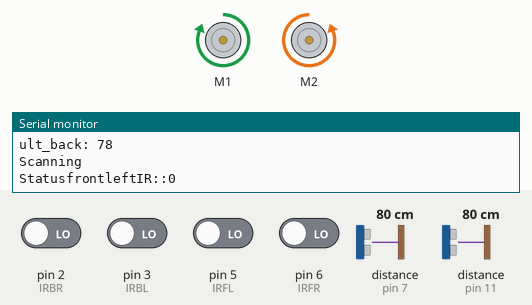
Simulated run of this sketch. Board: Arduino Uno, built with avr-gcc and run on an emulated ATmega328P. Parts: 2 × DC motor (green arrow = forward, orange = backward, longer = faster), the last lines printed to the serial monitor. Wiring (inferred from the names in the program): 2 × ultrasonic range finder: trigger pin 8, echo pin 7 / trigger pin 12, echo pin 11. The inputs (shaded band) are chosen by the test bench; at power-on: pin 2 (IRBR), pin 3 (IRBL), pin 5 (IRFL), pin 6 (IRFR) LOW, distance to the obstacle (sensors on pin 7, pin 11) 80 cm. The echo pulse lasts 58.3 µs per cm.

Above: at 1.2 s.
1.3 s: distance to the obstacle (sensor on pin 7) set to 55 cm
4.3 s: distance to the obstacle (sensor on pin 7) set to 46 cm
At 5.4 s:
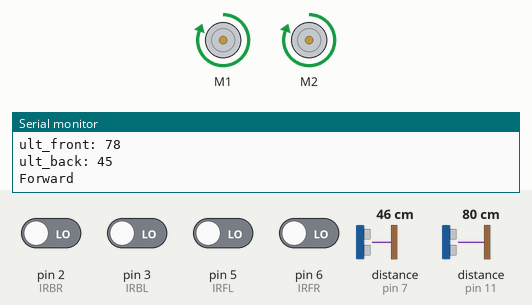
5.9 s: pin 2 (IRBR) driven HIGH
At 7.5 s:
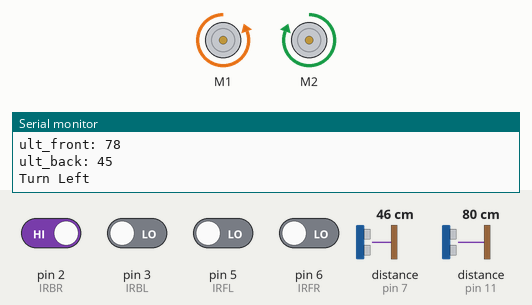
8.9 s: distance to the obstacle (sensor on pin 11) set to 50 cm
11.9 s: distance to the obstacle (sensor on pin 11) set to 44 cm
At 13.9 s:
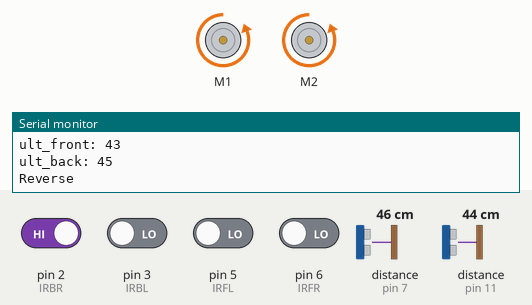
14.4 s: pin 5 (IRFL) driven HIGH
At 16.0 s:
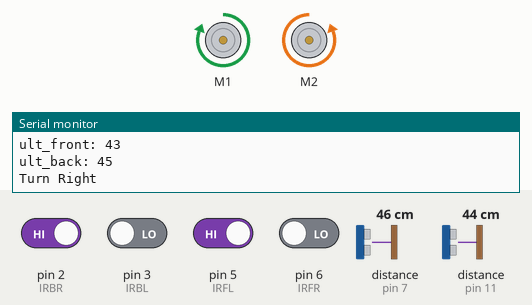
Timing chart, 0 to 18.4 s (numbered marks = the images above; inputs shaded):
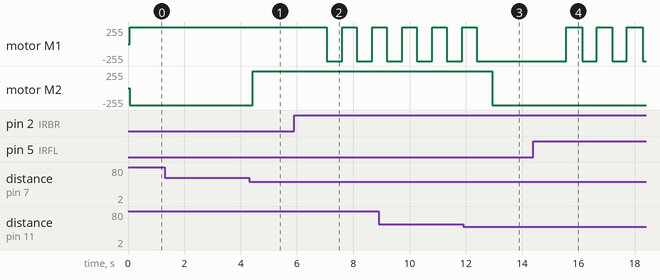

Measured:
- the behaviour switches between 51 and 50 cm on distance to the obstacle (sensor on pin 7) (found by bisection; images 0 and 1)
- the behaviour switches between 47 and 46 cm on distance to the obstacle (sensor on pin 11) (found by bisection; images 2 and 3)
- after the input at 4.3 s, motor M2: backward 255/255 → forward 255/255 after 0.12 s
- after the input at 5.9 s, motor M1: alternates forward 255/255 for 0.50 s and backward 255/255 for 0.57 s, starting after 1.2 s
- after the input at 11.9 s, motor M1: goes on until 12.4 s, then stays backward 255/255; motor M2: forward 255/255 → backward 255/255 after 1.0 s
- after the input at 14.4 s, motor M1: alternates forward 255/255 for 0.57 s and backward 255/255 for 0.50 s, starting after 1.2 s

The sketch:

Sumobot_arduino_code.ino
```cpp
#include <Arduino.h>
#include <Wire.h>
#include <Adafruit_MotorShield.h>
#include "utility/Adafruit_MS_PWMServoDriver.h"
#include <HCSR04.h>
#define IRFL 5
#define IRFR 6
#define IRBL 3
#define IRBR 2


Adafruit_MotorShield AFMS = Adafruit_MotorShield();
Adafruit_DCMotor *myMotor1 = AFMS.getMotor(1);
Adafruit_DCMotor *myMotor2 = AFMS.getMotor(2);

 int IRFL_status=0;
 int IRFR_status=0;
 int IRBL_status=0;
 int IRBR_status=0;
 const int trigPin1 = 12;
 const int echoPin1 = 11;
 const int trigPin2 = 8;
 const int echoPin2 = 7;
 long duration1;
 int ult_front;
 long duration2;
 int ult_back;
 float diff=0;


   void setup ()
{

  AFMS.begin();
  myMotor1->setSpeed(255);
  myMotor2->setSpeed(255);
  pinMode(trigPin1, OUTPUT); // Sets the trigPin as an Output
  pinMode(echoPin1, INPUT); // Sets the echoPin as an Input
  pinMode(trigPin2, OUTPUT); // Sets the trigPin as an Output
  pinMode(echoPin2, INPUT); // Sets the echoPin as an Input
  pinMode(IRFL_status,INPUT);
  pinMode(IRFR_status,INPUT);
  pinMode(IRBL_status,INPUT);
  pinMode(IRBR_status,INPUT);
  Serial.begin(9600); // Starts the serial communication
}
void loop() {
    // Reading from all 4 IR sensors

     IRFR_status=digitalRead(IRFR);
     IRFL_status=digitalRead(IRFL);
     IRBR_status=digitalRead(IRBR);
     IRBL_status=digitalRead(IRBL);
     Serial.print("StatusfrontleftIR::");
     Serial.println(IRFL_status);
     Serial.print("StatusfrontrightIR::");
     Serial.println(IRFR_status);
     Serial.print("StatusbackleftIR::");
     Serial.println(IRBL_status);
     Serial.print("StatusbackrightIR::");
     Serial.println(IRBR_status);
    // delay(1000);

   //Distance calculation for Ultrasonic sensor '1'
    digitalWrite(trigPin1, LOW);
    delayMicroseconds(2);
    // Sets the trigPin on HIGH state for 10 micro seconds
    digitalWrite(trigPin1, HIGH);
    delayMicroseconds(10);
    digitalWrite(trigPin1, LOW);
    // Reads the echoPin, returns the sound wave travel time in microseconds
    duration1 = pulseIn(echoPin1, HIGH);
    // Calculating the distance
    ult_front= duration1*0.034/2;
    // Prints the distance on the Serial Monitor
    Serial.print("ult_front: ");
    Serial.println(ult_front);
   // delay(1000);

 //Distance calculation for Ultrasonic sensor '2'
    digitalWrite(trigPin2, LOW);
    delayMicroseconds(2);
    // Sets the trigPin on HIGH state for 10 micro seconds
    digitalWrite(trigPin2, HIGH);
    delayMicroseconds(10);
    digitalWrite(trigPin2, LOW);
    // Reads the echoPin, returns the sound wave travel time in microseconds
    duration2 = pulseIn(echoPin2, HIGH);
    // Calculating the distance
    ult_back= duration2*0.034/2;
    // Prints the distance on the Serial Monitor
     Serial.print("ult_back: ");
     Serial.println(ult_back);
    //delay(1000);


diff= ult_front-ult_back;
if(ult_front<50 || ult_back<50)
{
if (diff<=0)
{
if(ult_front<=40)
{
  front_ultrasonic();
}
else if(ult_front>40)
{
  front_ultrasonic2();
}
}
else if(diff >0)
{

 if(ult_back<=40)
{
  back_ultrasonic();
}
else if(ult_back>40)
{
  back_ultrasonic2();
}

}
}

else
{
  Serial.println("Scanning");
  Scanning();
}
}


 void front_ultrasonic()
 {
    // For Front Ultrasonic detection >>obstacle less than or equal to 40

        if(IRFR_status == 1 && IRFL_status==1)
        {
          Serial.println("FORWARD");
          Forward();
          //delay(50);

        }
        else if (IRFR_status == 0 && IRFL_status==1)
        {
          Serial.println("Turn Left");
          //pause();
          // delay(100);
          Reverse();
          delay(500);
          Left();
          delay(500);


        }
        else if (IRFR_status == 1 && IRFL_status==0)
        {
          Serial.println("Turn Right");
          //pause();
          //delay(100);
          Reverse();
          delay(500);
          Right();
          delay(500);

        }
        else
        {
          Serial.println("Reverse");
          //pause();
          //delay(100);
          Reverse();
          delay(1000);

        }
    }

   void front_ultrasonic2()
   {

      if(IRFR_status == 1 && IRFL_status==1)
          {
          Serial.println("Scanning");
          Scanning();
         // delay(50);
          }
        else if (IRFR_status == 0 && IRFL_status==1)
        {
          Serial.println("Turn Right");
          //pause();
         // delay(100);
           Reverse();
          delay(500);
          Left();
          delay(500);

        }
        else if (IRFR_status == 1 && IRFL_status==0)
        {
          Serial.println("Turn Right");
          //pause();
         // delay(100);
          Reverse();
          delay(500);
          Right();
          delay(500);

        }
        else
        {
          Serial.println("Reverse");
          //pause();
          //delay(100);
          Reverse();
          delay(1000);

        }

   }


 void back_ultrasonic()
 {
 // For back ultrasonic detection obstacle less than or equal to 40

        if(IRBR_status == 1 && IRBL_status==1)
        {
          Serial.println("Reverse");
          Reverse();
          //delay(50);

        }
        else if (IRBR_status == 0 && IRBL_status==1)
        {
          Serial.println("Turn Right");
          //pause();
          // delay(100);
          Forward();
          delay(500);
          Left();
          delay(500);

        }
        else if (IRBR_status == 1 && IRBL_status==0)
        {
          Serial.println("Turn left");
          //pause();
          //delay(100);
          Forward();
          delay(500);
          Right();
          delay(500);

        }
        else
        {
          Serial.println("Forward");
          //pause();
          //delay(100);
          Forward();
          delay(1000);

        }
    }

    void back_ultrasonic2()
    {

      if(IRBR_status == 1 && IRBL_status==1)
          {
          Serial.println("Scanning");
          Scanning();
         // delay(50);
          }
        else if (IRBR_status == 0 && IRBL_status==1)
        {
          Serial.println("Turn Right");
          //pause();
         // delay(100);
            Forward();
          delay(500);
          Left();
          delay(500);

        }
        else if (IRBR_status == 1 && IRBL_status==0)
        {
          Serial.println("Turn Left");
          //pause();
         // delay(100);
         Forward();
         delay(500);
         Right();
         delay(500);

        }
        else
        {
          Serial.println("Forward");
          //pause();
          //delay(100);
          Forward();
          delay(1000);

        }

   }


    void Forward()
    {
         myMotor1->run(FORWARD);
         myMotor2->run(FORWARD);

    }

    void Reverse()
    {
         myMotor1->run(BACKWARD);
         myMotor2->run(BACKWARD);
    }

    void Scanning()
    {

//     myMotor1->setSpeed(150);
//     myMotor2->setSpeed(150);
       myMotor1->run(FORWARD);
       myMotor2->run(BACKWARD);
//     delay(1500);
//     myMotor1->run(BACKWARD);
//     myMotor2->run(FORWARD);

    }

//    void pause()
//    {
//         myMotor1->run(RELEASE);
//         myMotor2->run(RELEASE);
//
//    }

    void Left()
    {
       myMotor1->run(FORWARD);
       myMotor2->run(BACKWARD);

    }


    void Right()
    {
        myMotor1->run(BACKWARD);
        myMotor2->run(FORWARD);


    }
```
